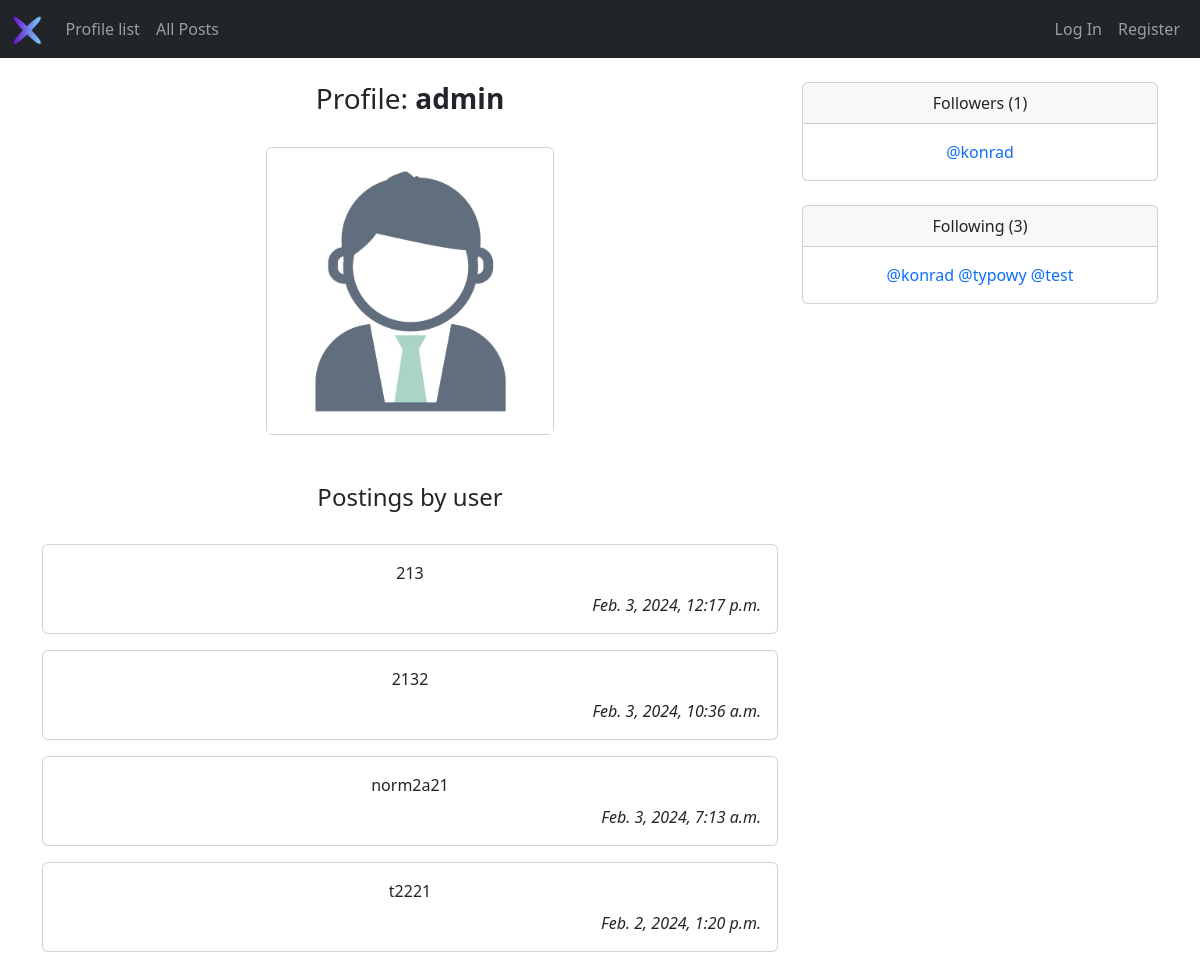
/profile/admin, run on an earlier commit of the app's database.
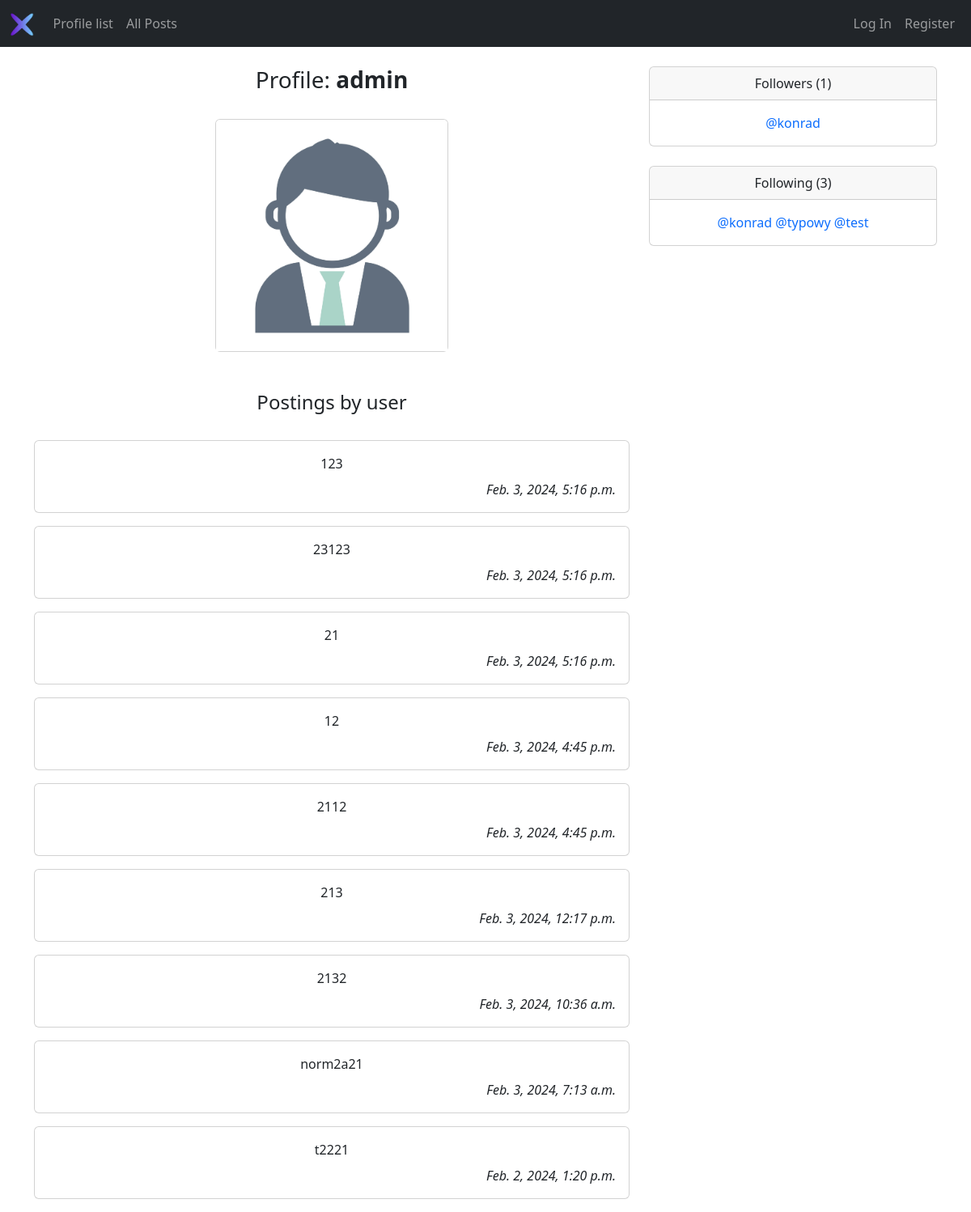
And on a later commit of the database.
### network/models.py (models this page shows, shortened)
class User(AbstractUser):
    posts = models.ManyToManyField('Post',
        symmetrical=False,
        related_name='author',
        blank=True)
    follows = models.ManyToManyField('self',
        symmetrical=False,
        related_name='followed_by',
        blank=True)
    last_activity = models.DateTimeField(auto_now=True)

class Post(models.Model):
    post_author = models.ForeignKey(User, on_delete=models.CASCADE)
    content = models.TextField()
    created_at = models.DateTimeField(auto_now_add=True)
    likes = models.ManyToManyField(User, related_name='liked_posts', blank=True)

### network/views.py (the view)
# urls.py: path("profile/<str:user_name>", views.profile_view, name="profile"),
def profile_view(request, user_name):
    profile = User.objects.get(username=user_name)
    posts = Post.objects.filter(post_author=profile.id).order_by('-created_at')
    return render(request, "network/profile.html", {
        "profile": profile,
        "posts": posts,
    })

### network/templates/network/profile.html (shortened to what this page needs)
{% extends "network/layout.html" %}
{% load static %}
{% block body %}
<div class="text-center">
    <div class="row">
        <div class="col-8">
            <div id="user_name">
                <h3>Profile: <strong>{{ profile }}</strong></h3>
            </div>
            <br>
            <div class="card mx-auto" style="width: 18rem;">
                <img src="{% static 'network/images/user_profile_default.jpg' %}" class="card-img-top" alt="profile image">
            </div>
        </div>
        <div class="col-4">
            <div class="card">
                <div class="card-header">
                    Followers ({{ profile.followed_by.all.count }})
                </div>
                <div class="card-body">
                    {% for follower in profile.followed_by.all %}
                        <a href="{% url 'profile' follower %}">@{{ follower }}</a>
                    {% endfor %}
                </div>
            </div>
            <br>
            <div class="card">
                <div class="card-header">
                    Following ({{ profile.follows.all.count }})
                </div>
                <div class="card-body">
                    {% for follower in profile.follows.all %}
                        <a href="{% url 'profile' follower %}">@{{ follower }}</a>
                    {% endfor %}
                </div>
            </div>
            <br>
        </div>
    </div>
</div>
<br>
<br>
<div class="text-center">
    <div class="row">
        <div class="col-8">
            <h4>Postings by user</h4>
            <br>
            {% for post in posts %}
            <div class="card mb-3">
                <div class="card-body">
                    <div id="post-content-{{ post.id }}" class="mb-2">{{ post.content }}</div>
                    <div style="text-align: right;">
                        <em>{{ post.created_at }}</em>
                    </div>
                </div>
            </div>
            {% endfor %}
        </div>
    </div>
</div>
{% endblock %}

What changed in the data, as far as the page shows it:
added Post: content "123", created_at "Feb. 3, 2024, 5:16 p.m."
added Post: content "23123", created_at "Feb. 3, 2024, 5:16 p.m."
added Post: content "21", created_at "Feb. 3, 2024, 5:16 p.m."
added Post: content "12", created_at "Feb. 3, 2024, 4:45 p.m."
added Post: content "2112", created_at "Feb. 3, 2024, 4:45 p.m."
